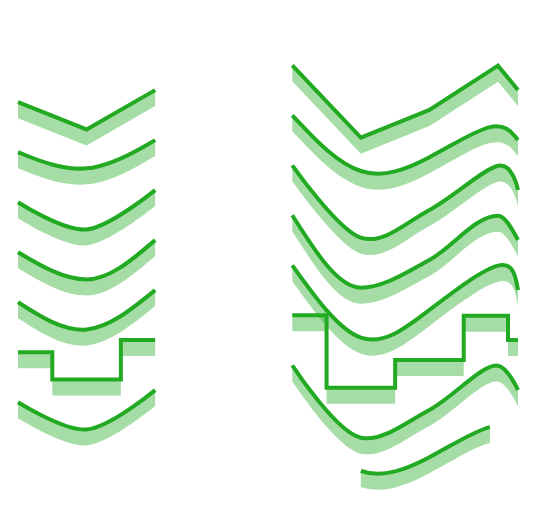

Write a Vega-Lite specification for this figure.
### Vega specification from a JSON file in a GitHub repository (floating-point values rounded to 4 significant figures)
{"$schema": "https://vega.github.io/schema/vega/v6.json", "width": 260, "height": 250, "padding": 5, "marks": [{"type": "line", "from": {"data": "p8"}, "encode": {"update": {"x": {"field": "x"}, "y": {"signal": "datum.y + 0"}, "defined": {"field": "g"}, "interpolate": {"value": "linear"}, "stroke": {"value": "#2a2"}}}}, {"type": "area", "from": {"data": "p8"}, "encode": {"update": {"x": {"field": "x"}, "y": {"signal": "datum.y + 0"}, "y2": {"signal": "datum.y + 0 + 8"}, "defined": {"field": "g"}, "interpolate": {"value": "linear"}, "fill": {"value": "#2a2"}, "fillOpacity": {"value": 0.4}}}}, {"type": "line", "from": {"data": "p8"}, "encode": {"update": {"x": {"field": "x"}, "y": {"signal": "datum.y + 25"}, "defined": {"field": "g"}, "interpolate": {"value": "basis"}, "stroke": {"value": "#2a2"}}}}, {"type": "area", "from": {"data": "p8"}, "encode": {"update": {"x": {"field": "x"}, "y": {"signal": "datum.y + 25"}, "y2": {"signal": "datum.y + 25 + 8"}, "defined": {"field": "g"}, "interpolate": {"value": "basis"}, "fill": {"value": "#2a2"}, "fillOpacity": {"value": 0.4}}}}, {"type": "line", "from": {"data": "p8"}, "encode": {"update": {"x": {"field": "x"}, "y": {"signal": "datum.y + 50"}, "defined": {"field": "g"}, "interpolate": {"value": "cardinal"}, "stroke": {"value": "#2a2"}}}}, {"type": "area", "from": {"data": "p8"}, "encode": {"update": {"x": {"field": "x"}, "y": {"signal": "datum.y + 50"}, "y2": {"signal": "datum.y + 50 + 8"}, "defined": {"field": "g"}, "interpolate": {"value": "cardinal"}, "fill": {"value": "#2a2"}, "fillOpacity": {"value": 0.4}}}}, {"type": "line", "from": {"data": "p8"}, "encode": {"update": {"x": {"field": "x"}, "y": {"signal": "datum.y + 75"}, "defined": {"field": "g"}, "interpolate": {"value": "monotone"}, "stroke": {"value": "#2a2"}}}}, {"type": "area", "from": {"data": "p8"}, "encode": {"update": {"x": {"field": "x"}, "y": {"signal": "datum.y + 75"}, "y2": {"signal": "datum.y + 75 + 8"}, "defined": {"field": "g"}, "interpolate": {"value": "monotone"}, "fill": {"value": "#2a2"}, "fillOpacity": {"value": 0.4}}}}, {"type": "line", "from": {"data": "p8"}, "encode": {"update": {"x": {"field": "x"}, "y": {"signal": "datum.y + 100"}, "defined": {"field": "g"}, "interpolate": {"value": "natural"}, "stroke": {"value": "#2a2"}}}}, {"type": "area", "from": {"data": "p8"}, "encode": {"update": {"x": {"field": "x"}, "y": {"signal": "datum.y + 100"}, "y2": {"signal": "datum.y + 100 + 8"}, "defined": {"field": "g"}, "interpolate": {"value": "natural"}, "fill": {"value": "#2a2"}, "fillOpacity": {"value": 0.4}}}}, {"type": "line", "from": {"data": "p8"}, "encode": {"update": {"x": {"field": "x"}, "y": {"signal": "datum.y + 125"}, "defined": {"field": "g"}, "interpolate": {"value": "step"}, "stroke": {"value": "#2a2"}}}}, {"type": "area", "from": {"data": "p8"}, "encode": {"update": {"x": {"field": "x"}, "y": {"signal": "datum.y + 125"}, "y2": {"signal": "datum.y + 125 + 8"}, "defined": {"field": "g"}, "interpolate": {"value": "step"}, "fill": {"value": "#2a2"}, "fillOpacity": {"value": 0.4}}}}, {"type": "line", "from": {"data": "p8"}, "encode": {"update": {"x": {"field": "x"}, "y": {"signal": "datum.y + 150"}, "defined": {"field": "g"}, "interpolate": {"value": "catmull-rom"}, "stroke": {"value": "#2a2"}}}}, {"type": "area", "from": {"data": "p8"}, "encode": {"update": {"x": {"field": "x"}, "y": {"signal": "datum.y + 150"}, "y2": {"signal": "datum.y + 150 + 8"}, "defined": {"field": "g"}, "interpolate": {"value": "catmull-rom"}, "fill": {"value": "#2a2"}, "fillOpacity": {"value": 0.4}}}}, {"type": "line", "from": {"data": "p8"}, "encode": {"update": {"x": {"field": "x"}, "y": {"signal": "datum.y + 175"}, "defined": {"field": "g"}, "interpolate": {"value": "basis-open"}, "stroke": {"value": "#2a2"}}}}, {"type": "area", "from": {"data": "p8"}, "encode": {"update": {"x": {"field": "x"}, "y": {"signal": "datum.y + 175"}, "y2": {"signal": "datum.y + 175 + 8"}, "defined": {"field": "g"}, "interpolate": {"value": "basis-open"}, "fill": {"value": "#2a2"}, "fillOpacity": {"value": 0.4}}}}], "data": [{"name": "p8", "values": [{"x": 0.0, "y": 46.11, "g": true}, {"x": 34.29, "y": 59.73, "g": true}, {"x": 68.57, "y": 40.06, "g": true}, {"x": 102.9, "y": 5.158, "g": false}, {"x": 137.1, "y": 27.65, "g": true}, {"x": 171.4, "y": 63.84, "g": true}, {"x": 205.7, "y": 49.96, "g": true}, {"x": 240.0, "y": 27.84, "g": true}, {"x": 250, "y": 40, "g": true}]}]}
